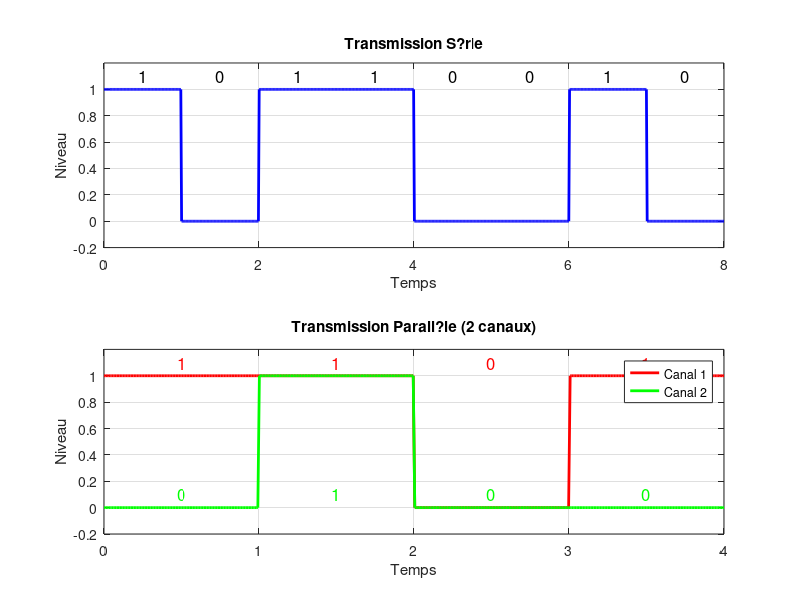

Source code (MATLAB):
% Donn?es binaires ? transmettre
bits = [1 0 1 1 0 0 1 0];

% ===========================
% TRANSMISSION S?RIE
% ===========================
T_bit = 1;                           % dur?e d?un bit
Fs = 100;                           % fr?quence d??chantillonnage pour l?affichage
t_serie = linspace(0, length(bits), length(bits)*Fs);

% Signal s?rie r?p?t? (chaque bit r?p?t? Fs fois)
signal_serie = repelem(bits, Fs);

% ===========================
% TRANSMISSION PARALL?LE
% ===========================
bits_parallel = reshape(bits, 2, []); % 2 lignes (canaux), plusieurs colonnes
signal_par_1 = repelem(bits_parallel(1,:), Fs);
signal_par_2 = repelem(bits_parallel(2,:), Fs);
t_parallele = linspace(0, size(bits_parallel,2), length(signal_par_1));

% ===========================
% AFFICHAGE
% ===========================
figure;

% Transmission s?rie
subplot(2,1,1);
plot(t_serie, signal_serie, 'b', 'LineWidth', 2);
ylim([-0.2 1.2]); grid on;
xlabel('Temps');
ylabel('Niveau');
title('Transmission S?rie');

% Ajouter les bits au-dessus de chaque segment
for k = 1:length(bits)
    text(k-0.5, 1.1, num2str(bits(k)), 'FontSize', 12, 'HorizontalAlignment', 'center');
end

% Transmission parall?le
subplot(2,1,2);
plot(t_parallele, signal_par_1, 'r', 'LineWidth', 2); hold on;
plot(t_parallele, signal_par_2, 'g', 'LineWidth', 2);
ylim([-0.2 1.2]); grid on;
xlabel('Temps');
ylabel('Niveau');
title('Transmission Parall?le (2 canaux)');
legend('Canal 1', 'Canal 2');

% Ajouter les bits pour canal 1
for k = 1:size(bits_parallel,2)
    text(k-0.5, 1.1, num2str(bits_parallel(1,k)), 'Color', 'r', 'FontSize', 12, 'HorizontalAlignment', 'center');
end
% Ajouter les bits pour canal 2
for k = 1:size(bits_parallel,2)
    text(k-0.5, 0.1, num2str(bits_parallel(2,k)), 'Color', 'g', 'FontSize', 12, 'HorizontalAlignment', 'center');
end
